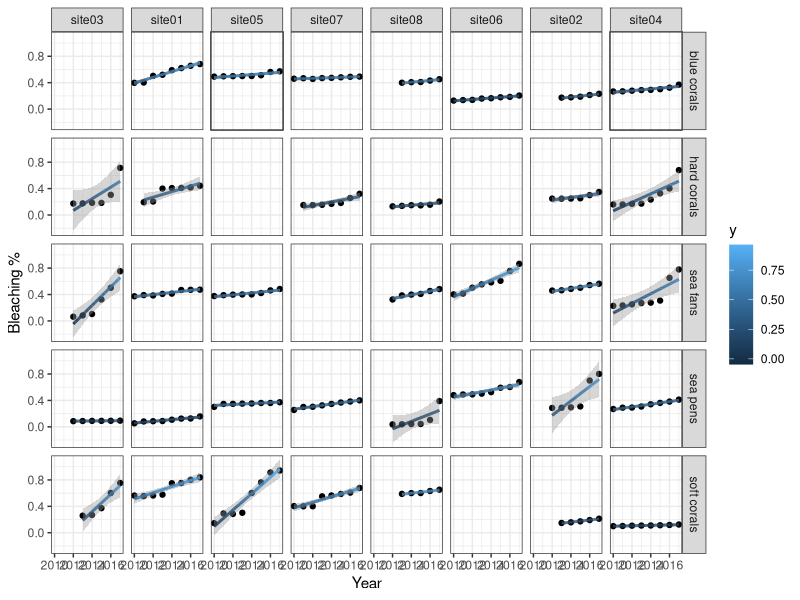

This chart was generated by the following R code:
require(ggplot2)
data <- read.csv("assignment-02-data-formated.csv",header = TRUE);


#set up factors
data$coralType <- as.factor(data$coralType);
data$location<-factor(data$location, levels = unique(data$location[order(data$latitude, decreasing = TRUE)]))
data$location <- as.factor(data$location);
#convert values column to decimal format
data$value <- as.numeric(sub("%", "",data$value,fixed=TRUE))/100

#Static PLot 
ggplot(data,aes(year,value))+facet_grid(coralType~location)+labs(x="Year",y="Bleaching %")+theme_bw()+geom_point()+geom_smooth(aes(color=..y..),method = lm)



